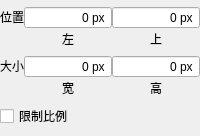
<?xml version="1.0" encoding="UTF-8"?>
<ui version="4.0">
 <class>PosPropertyForm</class>
 <widget class="QWidget" name="PosPropertyForm">
  <property name="geometry">
   <rect>
    <x>0</x>
    <y>0</y>
    <width>200</width>
    <height>136</height>
   </rect>
  </property>
  <property name="sizePolicy">
   <sizepolicy hsizetype="Preferred" vsizetype="Minimum">
    <horstretch>0</horstretch>
    <verstretch>0</verstretch>
   </sizepolicy>
  </property>
  <property name="minimumSize">
   <size>
    <width>0</width>
    <height>0</height>
   </size>
  </property>
  <property name="windowTitle">
   <string>Form</string>
  </property>
  <layout class="QVBoxLayout" name="verticalLayout">
   <property name="spacing">
    <number>0</number>
   </property>
   <property name="sizeConstraint">
    <enum>QLayout::SizeConstraint::SetMinimumSize</enum>
   </property>
   <property name="leftMargin">
    <number>0</number>
   </property>
   <property name="topMargin">
    <number>5</number>
   </property>
   <property name="rightMargin">
    <number>0</number>
   </property>
   <property name="bottomMargin">
    <number>5</number>
   </property>
   <item>
    <layout class="QHBoxLayout" name="horizontalLayout">
     <property name="sizeConstraint">
      <enum>QLayout::SizeConstraint::SetMinimumSize</enum>
     </property>
     <item>
      <widget class="QLabel" name="posLabel">
       <property name="sizePolicy">
        <sizepolicy hsizetype="Fixed" vsizetype="Fixed">
         <horstretch>0</horstretch>
         <verstretch>0</verstretch>
        </sizepolicy>
       </property>
       <property name="text">
        <string>位置</string>
       </property>
      </widget>
     </item>
     <item>
      <widget class="QSpinBox" name="leftValue">
       <property name="sizePolicy">
        <sizepolicy hsizetype="Preferred" vsizetype="Fixed">
         <horstretch>0</horstretch>
         <verstretch>0</verstretch>
        </sizepolicy>
       </property>
       <property name="alignment">
        <set>Qt::AlignmentFlag::AlignRight|Qt::AlignmentFlag::AlignTrailing|Qt::AlignmentFlag::AlignVCenter</set>
       </property>
       <property name="buttonSymbols">
        <enum>QAbstractSpinBox::ButtonSymbols::NoButtons</enum>
       </property>
       <property name="showGroupSeparator" stdset="0">
        <bool>false</bool>
       </property>
       <property name="suffix">
        <string> px</string>
       </property>
       <property name="minimum">
        <number>-99999</number>
       </property>
       <property name="maximum">
        <number>999999</number>
       </property>
      </widget>
     </item>
     <item>
      <widget class="QSpinBox" name="topValue">
       <property name="sizePolicy">
        <sizepolicy hsizetype="Preferred" vsizetype="Fixed">
         <horstretch>0</horstretch>
         <verstretch>0</verstretch>
        </sizepolicy>
       </property>
       <property name="alignment">
        <set>Qt::AlignmentFlag::AlignRight|Qt::AlignmentFlag::AlignTrailing|Qt::AlignmentFlag::AlignVCenter</set>
       </property>
       <property name="buttonSymbols">
        <enum>QAbstractSpinBox::ButtonSymbols::NoButtons</enum>
       </property>
       <property name="suffix">
        <string> px</string>
       </property>
       <property name="minimum">
        <number>-99999</number>
       </property>
       <property name="maximum">
        <number>999999</number>
       </property>
      </widget>
     </item>
    </layout>
   </item>
   <item>
    <layout class="QHBoxLayout" name="horizontalLayout_2">
     <property name="sizeConstraint">
      <enum>QLayout::SizeConstraint::SetMinimumSize</enum>
     </property>
     <property name="bottomMargin">
      <number>0</number>
     </property>
     <item>
      <spacer name="horizontalSpacer">
       <property name="orientation">
        <enum>Qt::Orientation::Horizontal</enum>
       </property>
       <property name="sizeType">
        <enum>QSizePolicy::Policy::Fixed</enum>
       </property>
       <property name="sizeHint" stdset="0">
        <size>
         <width>24</width>
         <height>10</height>
        </size>
       </property>
      </spacer>
     </item>
     <item>
      <widget class="QLabel" name="leftLabel">
       <property name="sizePolicy">
        <sizepolicy hsizetype="Preferred" vsizetype="Fixed">
         <horstretch>0</horstretch>
         <verstretch>0</verstretch>
        </sizepolicy>
       </property>
       <property name="minimumSize">
        <size>
         <width>0</width>
         <height>0</height>
        </size>
       </property>
       <property name="maximumSize">
        <size>
         <width>16777215</width>
         <height>16777215</height>
        </size>
       </property>
       <property name="text">
        <string>左</string>
       </property>
       <property name="alignment">
        <set>Qt::AlignmentFlag::AlignCenter</set>
       </property>
      </widget>
     </item>
     <item>
      <widget class="QLabel" name="topLabel">
       <property name="sizePolicy">
        <sizepolicy hsizetype="Preferred" vsizetype="Fixed">
         <horstretch>0</horstretch>
         <verstretch>0</verstretch>
        </sizepolicy>
       </property>
       <property name="minimumSize">
        <size>
         <width>0</width>
         <height>0</height>
        </size>
       </property>
       <property name="maximumSize">
        <size>
         <width>16777215</width>
         <height>16777215</height>
        </size>
       </property>
       <property name="text">
        <string>上</string>
       </property>
       <property name="alignment">
        <set>Qt::AlignmentFlag::AlignCenter</set>
       </property>
      </widget>
     </item>
    </layout>
   </item>
   <item>
    <layout class="QHBoxLayout" name="horizontalLayout_3">
     <property name="sizeConstraint">
      <enum>QLayout::SizeConstraint::SetMinimumSize</enum>
     </property>
     <property name="topMargin">
      <number>6</number>
     </property>
     <item>
      <widget class="QLabel" name="label">
       <property name="sizePolicy">
        <sizepolicy hsizetype="Fixed" vsizetype="Fixed">
         <horstretch>0</horstretch>
         <verstretch>0</verstretch>
        </sizepolicy>
       </property>
       <property name="text">
        <string>大小</string>
       </property>
      </widget>
     </item>
     <item>
      <widget class="QSpinBox" name="widthValue">
       <property name="sizePolicy">
        <sizepolicy hsizetype="Preferred" vsizetype="Fixed">
         <horstretch>0</horstretch>
         <verstretch>0</verstretch>
        </sizepolicy>
       </property>
       <property name="alignment">
        <set>Qt::AlignmentFlag::AlignRight|Qt::AlignmentFlag::AlignTrailing|Qt::AlignmentFlag::AlignVCenter</set>
       </property>
       <property name="buttonSymbols">
        <enum>QAbstractSpinBox::ButtonSymbols::NoButtons</enum>
       </property>
       <property name="suffix">
        <string> px</string>
       </property>
       <property name="maximum">
        <number>999999</number>
       </property>
      </widget>
     </item>
     <item>
      <widget class="QSpinBox" name="heightValue">
       <property name="sizePolicy">
        <sizepolicy hsizetype="Preferred" vsizetype="Fixed">
         <horstretch>0</horstretch>
         <verstretch>0</verstretch>
        </sizepolicy>
       </property>
       <property name="alignment">
        <set>Qt::AlignmentFlag::AlignRight|Qt::AlignmentFlag::AlignTrailing|Qt::AlignmentFlag::AlignVCenter</set>
       </property>
       <property name="buttonSymbols">
        <enum>QAbstractSpinBox::ButtonSymbols::NoButtons</enum>
       </property>
       <property name="suffix">
        <string> px</string>
       </property>
       <property name="maximum">
        <number>999999</number>
       </property>
      </widget>
     </item>
    </layout>
   </item>
   <item>
    <layout class="QHBoxLayout" name="horizontalLayout_4">
     <property name="sizeConstraint">
      <enum>QLayout::SizeConstraint::SetMinimumSize</enum>
     </property>
     <property name="topMargin">
      <number>0</number>
     </property>
     <item>
      <spacer name="horizontalSpacer_2">
       <property name="orientation">
        <enum>Qt::Orientation::Horizontal</enum>
       </property>
       <property name="sizeType">
        <enum>QSizePolicy::Policy::Fixed</enum>
       </property>
       <property name="sizeHint" stdset="0">
        <size>
         <width>24</width>
         <height>13</height>
        </size>
       </property>
      </spacer>
     </item>
     <item>
      <widget class="QLabel" name="widthLabel">
       <property name="sizePolicy">
        <sizepolicy hsizetype="Preferred" vsizetype="Fixed">
         <horstretch>0</horstretch>
         <verstretch>0</verstretch>
        </sizepolicy>
       </property>
       <property name="text">
        <string>宽</string>
       </property>
       <property name="alignment">
        <set>Qt::AlignmentFlag::AlignCenter</set>
       </property>
      </widget>
     </item>
     <item>
      <widget class="QLabel" name="heightLabel">
       <property name="sizePolicy">
        <sizepolicy hsizetype="Preferred" vsizetype="Fixed">
         <horstretch>0</horstretch>
         <verstretch>0</verstretch>
        </sizepolicy>
       </property>
       <property name="text">
        <string>高</string>
       </property>
       <property name="alignment">
        <set>Qt::AlignmentFlag::AlignCenter</set>
       </property>
      </widget>
     </item>
    </layout>
   </item>
   <item>
    <layout class="QHBoxLayout" name="horizontalLayout_5">
     <property name="spacing">
      <number>0</number>
     </property>
     <property name="sizeConstraint">
      <enum>QLayout::SizeConstraint::SetMinimumSize</enum>
     </property>
     <property name="topMargin">
      <number>6</number>
     </property>
     <item>
      <widget class="QCheckBox" name="aspectRatioChecked">
       <property name="sizePolicy">
        <sizepolicy hsizetype="Fixed" vsizetype="Fixed">
         <horstretch>0</horstretch>
         <verstretch>0</verstretch>
        </sizepolicy>
       </property>
       <property name="text">
        <string>限制比例</string>
       </property>
      </widget>
     </item>
     <item>
      <spacer name="horizontalSpacer_3">
       <property name="orientation">
        <enum>Qt::Orientation::Horizontal</enum>
       </property>
       <property name="sizeHint" stdset="0">
        <size>
         <width>40</width>
         <height>20</height>
        </size>
       </property>
      </spacer>
     </item>
    </layout>
   </item>
  </layout>
 </widget>
 <tabstops>
  <tabstop>leftValue</tabstop>
  <tabstop>topValue</tabstop>
  <tabstop>widthValue</tabstop>
  <tabstop>heightValue</tabstop>
 </tabstops>
 <resources/>
 <connections/>
</ui>
